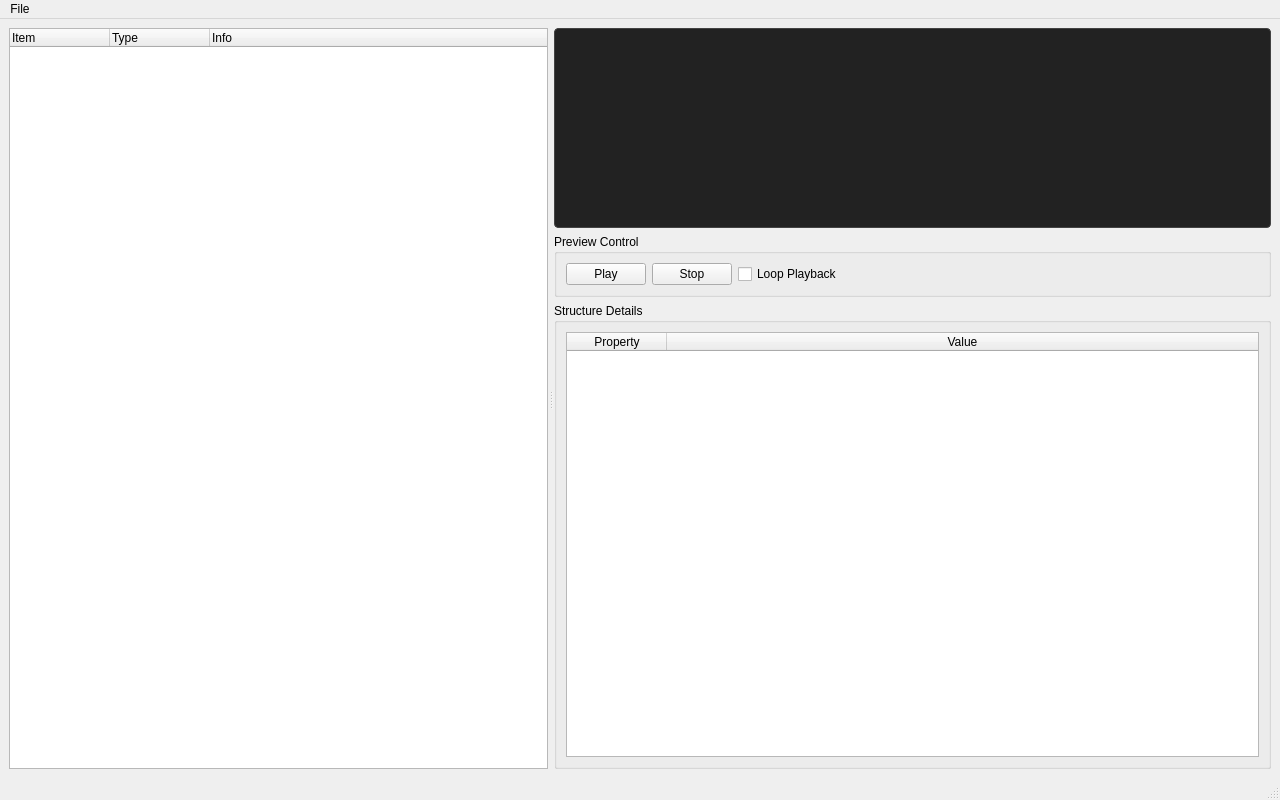
<?xml version="1.0" encoding="UTF-8"?>
<ui version="4.0">
 <class>MainWindow</class>
 <widget class="QMainWindow" name="MainWindow">
  <property name="geometry">
   <rect>
    <x>0</x>
    <y>0</y>
    <width>1280</width>
    <height>800</height>
   </rect>
  </property>
  <property name="windowTitle">
   <string>PS2snd</string>
  </property>
  <widget class="QWidget" name="centralwidget">
   <layout class="QVBoxLayout" name="mainLayout">
    <item>
     <widget class="QSplitter" name="splitter">
      <property name="orientation">
       <enum>Qt::Orientation::Horizontal</enum>
      </property>
      <property name="handleWidth">
       <number>6</number>
      </property>
      <property name="childrenCollapsible">
       <bool>false</bool>
      </property>
      <widget class="QTreeWidget" name="treeWidget">
       <property name="alternatingRowColors">
        <bool>true</bool>
       </property>
       <property name="selectionMode">
        <enum>QAbstractItemView::SelectionMode::SingleSelection</enum>
       </property>
       <property name="animated">
        <bool>true</bool>
       </property>
       <property name="allColumnsShowFocus">
        <bool>true</bool>
       </property>
       <attribute name="headerStretchLastSection">
        <bool>true</bool>
       </attribute>
       <column>
        <property name="text">
         <string>Item</string>
        </property>
       </column>
       <column>
        <property name="text">
         <string>Type</string>
        </property>
       </column>
       <column>
        <property name="text">
         <string>Info</string>
        </property>
       </column>
      </widget>
      <widget class="QWidget" name="rightPanel" native="true">
       <layout class="QVBoxLayout" name="vLayoutRight">
        <property name="leftMargin">
         <number>0</number>
        </property>
        <property name="topMargin">
         <number>0</number>
        </property>
        <property name="rightMargin">
         <number>0</number>
        </property>
        <property name="bottomMargin">
         <number>0</number>
        </property>
        <item>
         <widget class="QFrame" name="waveformFrame">
          <property name="minimumSize">
           <size>
            <width>0</width>
            <height>200</height>
           </size>
          </property>
          <property name="styleSheet">
           <string notr="true">background-color: #222; border: 1px solid #444; border-radius: 4px;</string>
          </property>
          <property name="frameShape">
           <enum>QFrame::Shape::StyledPanel</enum>
          </property>
          <layout class="QVBoxLayout" name="waveformLayout"/>
         </widget>
        </item>
        <item>
         <widget class="QGroupBox" name="grpControls">
          <property name="title">
           <string>Preview Control</string>
          </property>
          <layout class="QHBoxLayout" name="ctlLayout">
           <item>
            <widget class="QPushButton" name="btnPlay">
             <property name="text">
              <string>Play</string>
             </property>
             <property name="icon">
              <iconset theme="media-playback-start"/>
             </property>
            </widget>
           </item>
           <item>
            <widget class="QPushButton" name="btnStop">
             <property name="text">
              <string>Stop</string>
             </property>
             <property name="icon">
              <iconset theme="media-playback-stop"/>
             </property>
            </widget>
           </item>
           <item>
            <widget class="QCheckBox" name="chkLoop">
             <property name="text">
              <string>Loop Playback</string>
             </property>
            </widget>
           </item>
           <item>
            <spacer name="horizontalSpacer">
             <property name="orientation">
              <enum>Qt::Orientation::Horizontal</enum>
             </property>
             <property name="sizeHint" stdset="0">
              <size>
               <width>40</width>
               <height>20</height>
              </size>
             </property>
            </spacer>
           </item>
          </layout>
         </widget>
        </item>
        <item>
         <widget class="QGroupBox" name="grpInfo">
          <property name="title">
           <string>Structure Details</string>
          </property>
          <layout class="QVBoxLayout" name="infoLayout">
           <item>
            <widget class="QTableWidget" name="propTable">
             <property name="alternatingRowColors">
              <bool>true</bool>
             </property>
             <property name="selectionMode">
              <enum>QAbstractItemView::SelectionMode::SingleSelection</enum>
             </property>
             <property name="selectionBehavior">
              <enum>QAbstractItemView::SelectionBehavior::SelectRows</enum>
             </property>
             <attribute name="horizontalHeaderStretchLastSection">
              <bool>true</bool>
             </attribute>
             <attribute name="verticalHeaderVisible">
              <bool>false</bool>
             </attribute>
             <column>
              <property name="text">
               <string>Property</string>
              </property>
             </column>
             <column>
              <property name="text">
               <string>Value</string>
              </property>
             </column>
            </widget>
           </item>
          </layout>
         </widget>
        </item>
       </layout>
      </widget>
     </widget>
    </item>
   </layout>
  </widget>
  <widget class="QMenuBar" name="menubar">
   <property name="geometry">
    <rect>
     <x>0</x>
     <y>0</y>
     <width>1280</width>
     <height>22</height>
    </rect>
   </property>
   <widget class="QMenu" name="menuFile">
    <property name="title">
     <string>File</string>
    </property>
    <addaction name="actionOpen_HD"/>
    <addaction name="actionExportSF2"/>
    <addaction name="separator"/>
    <addaction name="actionClose"/>
   </widget>
   <addaction name="menuFile"/>
  </widget>
  <widget class="QStatusBar" name="statusbar"/>
  <action name="actionOpen_HD">
   <property name="icon">
    <iconset theme="document-open"/>
   </property>
   <property name="text">
    <string>Open .HD File...</string>
   </property>
   <property name="shortcut">
    <string>Ctrl+O</string>
   </property>
  </action>
  <action name="actionClose">
   <property name="icon">
    <iconset theme="application-exit"/>
   </property>
   <property name="text">
    <string>Close</string>
   </property>
   <property name="shortcut">
    <string>Ctrl+Q</string>
   </property>
  </action>
  <action name="actionExportSF2">
   <property name="icon">
    <iconset theme="document-save-as"/>
   </property>
   <property name="text">
    <string>Export Current to SF2...</string>
   </property>
   <property name="shortcut">
    <string>Ctrl+E</string>
   </property>
  </action>
 </widget>
 <resources/>
 <connections/>
</ui>
